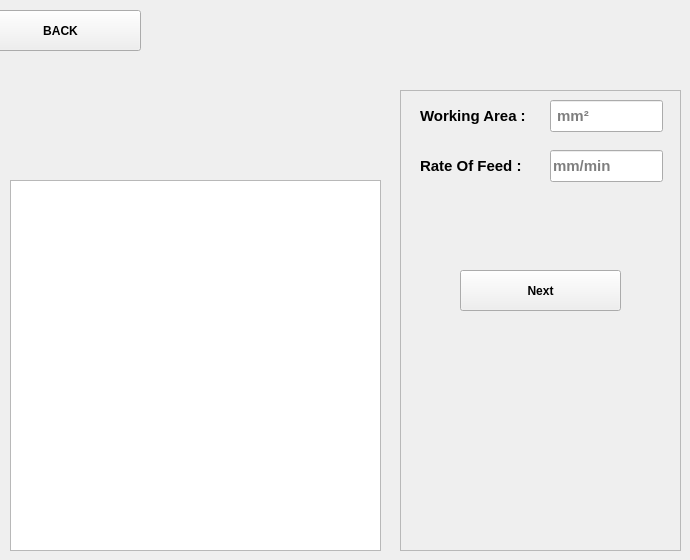
    <widget class="QWidget" name="tab_4">
     <attribute name="title">
      <string>Page</string>
     </attribute>
     <widget class="QFrame" name="frame_2">
      <property name="geometry">
       <rect>
        <x>400</x>
        <y>90</y>
        <width>281</width>
        <height>461</height>
       </rect>
      </property>
      <property name="frameShape">
       <enum>QFrame::StyledPanel</enum>
      </property>
      <property name="frameShadow">
       <enum>QFrame::Raised</enum>
      </property>
      <widget class="QLabel" name="label_8">
       <property name="geometry">
        <rect>
         <x>20</x>
         <y>10</y>
         <width>141</width>
         <height>31</height>
        </rect>
       </property>
       <property name="font">
        <font>
         <pointsize>11</pointsize>
         <weight>75</weight>
         <bold>true</bold>
        </font>
       </property>
       <property name="text">
        <string>Working Area :</string>
       </property>
      </widget>
      <widget class="QLineEdit" name="lineEdit_Working_Area">
       <property name="geometry">
        <rect>
         <x>150</x>
         <y>10</y>
         <width>113</width>
         <height>32</height>
        </rect>
       </property>
       <property name="font">
        <font>
         <pointsize>11</pointsize>
         <weight>75</weight>
         <bold>true</bold>
        </font>
       </property>
       <property name="text">
        <string/>
       </property>
       <property name="placeholderText">
        <string> mm²</string>
       </property>
      </widget>
      <widget class="QLineEdit" name="lineEdit_rate_of_feed">
       <property name="geometry">
        <rect>
         <x>150</x>
         <y>60</y>
         <width>113</width>
         <height>32</height>
        </rect>
       </property>
       <property name="font">
        <font>
         <pointsize>11</pointsize>
         <weight>75</weight>
         <bold>true</bold>
        </font>
       </property>
       <property name="placeholderText">
        <string>mm/min</string>
       </property>
      </widget>
      <widget class="QLabel" name="label_9">
       <property name="geometry">
        <rect>
         <x>20</x>
         <y>60</y>
         <width>111</width>
         <height>31</height>
        </rect>
       </property>
       <property name="font">
        <font>
         <pointsize>11</pointsize>
         <weight>75</weight>
         <bold>true</bold>
        </font>
       </property>
       <property name="text">
        <string>Rate Of Feed :</string>
       </property>
      </widget>
      <widget class="QPushButton" name="pushButton_ok_8">
       <property name="geometry">
        <rect>
         <x>60</x>
         <y>180</y>
         <width>161</width>
         <height>41</height>
        </rect>
       </property>
       <property name="font">
        <font>
         <weight>75</weight>
         <bold>true</bold>
        </font>
       </property>
       <property name="text">
        <string>Next</string>
       </property>
       <property name="shortcut">
        <string>Return</string>
       </property>
      </widget>
      <widget class="QLabel" name="label_11">
       <property name="geometry">
        <rect>
         <x>320</x>
         <y>250</y>
         <width>261</width>
         <height>91</height>
        </rect>
       </property>
       <property name="font">
        <font>
         <pointsize>10</pointsize>
         <weight>75</weight>
         <bold>true</bold>
        </font>
       </property>
       <property name="text">
        <string/>
       </property>
      </widget>
     </widget>
     <widget class="QPushButton" name="pushButton_EXIT_2">
      <property name="geometry">
       <rect>
        <x>-20</x>
        <y>10</y>
        <width>161</width>
        <height>41</height>
       </rect>
      </property>
      <property name="font">
       <font>
        <weight>75</weight>
        <bold>true</bold>
       </font>
      </property>
      <property name="text">
       <string>BACK</string>
      </property>
     </widget>
     <widget class="QLabel" name="label_10">
      <property name="geometry">
       <rect>
        <x>330</x>
        <y>440</y>
        <width>261</width>
        <height>91</height>
       </rect>
      </property>
      <property name="font">
       <font>
        <pointsize>10</pointsize>
        <weight>75</weight>
        <bold>true</bold>
       </font>
      </property>
      <property name="text">
       <string/>
      </property>
     </widget>
     <widget class="QTextEdit" name="textEdit_2">
      <property name="geometry">
       <rect>
        <x>10</x>
        <y>180</y>
        <width>371</width>
        <height>371</height>
       </rect>
      </property>
      <property name="font">
       <font>
        <pointsize>11</pointsize>
        <weight>75</weight>
        <bold>true</bold>
       </font>
      </property>
      <property name="html">
       <string>&lt;!DOCTYPE HTML PUBLIC &quot;-//W3C//DTD HTML 4.0//EN&quot; &quot;http://www.w3.org/TR/REC-html40/strict.dtd&quot;&gt;
&lt;html&gt;&lt;head&gt;&lt;meta name=&quot;qrichtext&quot; content=&quot;1&quot; /&gt;&lt;style type=&quot;text/css&quot;&gt;
p, li { white-space: pre-wrap; }
&lt;/style&gt;&lt;/head&gt;&lt;body style=&quot; font-family:'Noto Sans'; font-size:11pt; font-weight:600; font-style:normal;&quot;&gt;
&lt;p style=&quot;-qt-paragraph-type:empty; margin-top:0px; margin-bottom:0px; margin-left:0px; margin-right:0px; -qt-block-indent:0; text-indent:0px; font-size:10pt; font-weight:400;&quot;&gt;&lt;br /&gt;&lt;/p&gt;&lt;/body&gt;&lt;/html&gt;</string>
      </property>
     </widget>
    </widget>
